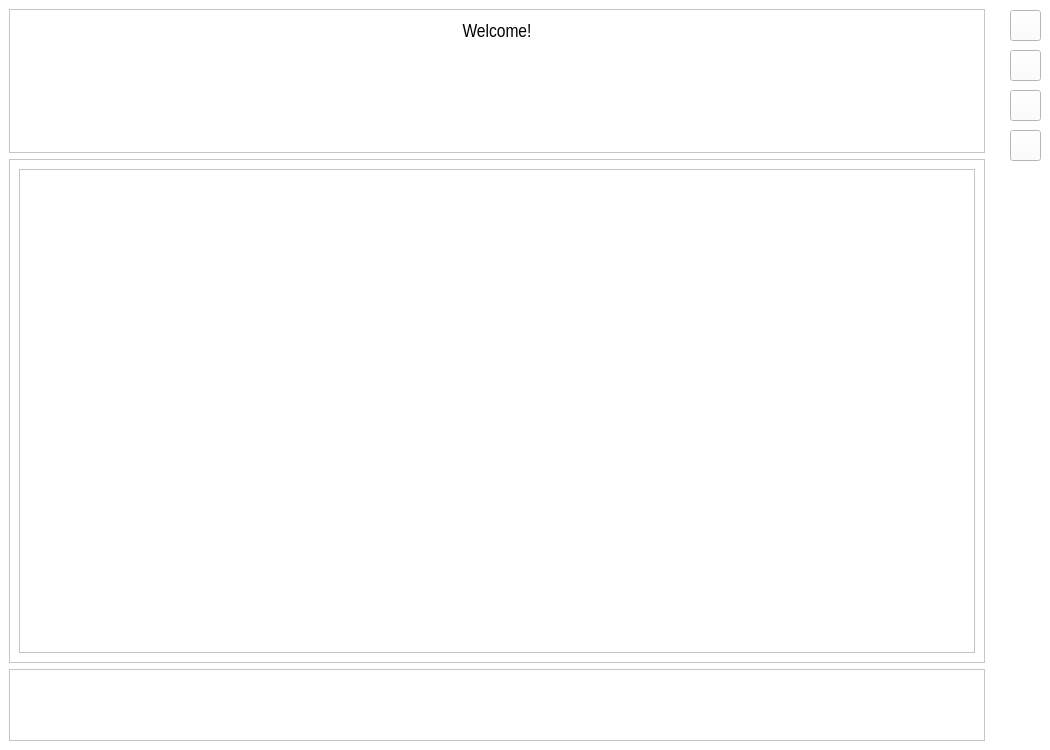
<?xml version="1.0" encoding="UTF-8"?>
<ui version="4.0">
 <class>MainWindow</class>
 <widget class="QMainWindow" name="MainWindow">
  <property name="geometry">
   <rect>
    <x>0</x>
    <y>0</y>
    <width>1050</width>
    <height>750</height>
   </rect>
  </property>
  <property name="sizePolicy">
   <sizepolicy hsizetype="Fixed" vsizetype="Fixed">
    <horstretch>0</horstretch>
    <verstretch>0</verstretch>
   </sizepolicy>
  </property>
  <property name="minimumSize">
   <size>
    <width>1050</width>
    <height>750</height>
   </size>
  </property>
  <property name="maximumSize">
   <size>
    <width>1050</width>
    <height>750</height>
   </size>
  </property>
  <property name="windowTitle">
   <string>MainWindow</string>
  </property>
  <widget class="QWidget" name="centralwidget">
   <property name="styleSheet">
    <string notr="true">background-color: rgb(255, 255, 255);</string>
   </property>
   <layout class="QHBoxLayout" name="horizontalLayout">
    <property name="leftMargin">
     <number>0</number>
    </property>
    <property name="topMargin">
     <number>0</number>
    </property>
    <property name="rightMargin">
     <number>0</number>
    </property>
    <property name="bottomMargin">
     <number>0</number>
    </property>
    <item>
     <widget class="QWidget" name="mainbody" native="true">
      <property name="styleSheet">
       <string notr="true"/>
      </property>
      <layout class="QVBoxLayout" name="verticalLayout">
       <item>
        <widget class="QFrame" name="headerFrame">
         <property name="sizePolicy">
          <sizepolicy hsizetype="Preferred" vsizetype="Preferred">
           <horstretch>0</horstretch>
           <verstretch>2</verstretch>
          </sizepolicy>
         </property>
         <property name="frameShape">
          <enum>QFrame::Shape::StyledPanel</enum>
         </property>
         <property name="frameShadow">
          <enum>QFrame::Shadow::Raised</enum>
         </property>
         <layout class="QVBoxLayout" name="verticalLayout_2">
          <item>
           <widget class="QLabel" name="nameLabel">
            <property name="font">
             <font>
              <family>Arial Narrow</family>
              <pointsize>14</pointsize>
             </font>
            </property>
            <property name="text">
             <string>Welcome!</string>
            </property>
            <property name="alignment">
             <set>Qt::AlignmentFlag::AlignCenter</set>
            </property>
           </widget>
          </item>
          <item>
           <widget class="ClockLabel" name="clockLabel">
            <property name="font">
             <font>
              <pointsize>60</pointsize>
              <bold>true</bold>
              <underline>false</underline>
              <strikeout>false</strikeout>
             </font>
            </property>
            <property name="text">
             <string/>
            </property>
            <property name="alignment">
             <set>Qt::AlignmentFlag::AlignCenter</set>
            </property>
           </widget>
          </item>
         </layout>
        </widget>
       </item>
       <item>
        <widget class="QFrame" name="containerFrame">
         <property name="sizePolicy">
          <sizepolicy hsizetype="Preferred" vsizetype="Preferred">
           <horstretch>0</horstretch>
           <verstretch>7</verstretch>
          </sizepolicy>
         </property>
         <property name="frameShape">
          <enum>QFrame::Shape::StyledPanel</enum>
         </property>
         <property name="frameShadow">
          <enum>QFrame::Shadow::Raised</enum>
         </property>
         <layout class="QVBoxLayout" name="verticalLayout_3">
          <item>
           <widget class="QFrame" name="contentFrame">
            <property name="sizePolicy">
             <sizepolicy hsizetype="Minimum" vsizetype="Minimum">
              <horstretch>0</horstretch>
              <verstretch>1</verstretch>
             </sizepolicy>
            </property>
            <property name="frameShape">
             <enum>QFrame::Shape::StyledPanel</enum>
            </property>
            <property name="frameShadow">
             <enum>QFrame::Shadow::Raised</enum>
            </property>
            <layout class="QGridLayout" name="gridLayout">
             <item row="1" column="2">
              <widget class="SquareWidget" name="widget_7">
               <property name="styleSheet">
                <string notr="true"/>
               </property>
              </widget>
             </item>
             <item row="1" column="3">
              <widget class="SquareWidget" name="widget_8">
               <property name="styleSheet">
                <string notr="true"/>
               </property>
              </widget>
             </item>
             <item row="0" column="0">
              <widget class="SquareWidget" name="widget_1">
               <property name="styleSheet">
                <string notr="true"/>
               </property>
              </widget>
             </item>
             <item row="1" column="0">
              <widget class="SquareWidget" name="widget_5">
               <property name="styleSheet">
                <string notr="true"/>
               </property>
              </widget>
             </item>
             <item row="0" column="3">
              <widget class="SquareWidget" name="widget_4">
               <property name="styleSheet">
                <string notr="true"/>
               </property>
              </widget>
             </item>
             <item row="0" column="1">
              <widget class="SquareWidget" name="widget_2">
               <property name="styleSheet">
                <string notr="true"/>
               </property>
              </widget>
             </item>
             <item row="0" column="2">
              <widget class="SquareWidget" name="widget_3">
               <property name="styleSheet">
                <string notr="true"/>
               </property>
              </widget>
             </item>
             <item row="1" column="1">
              <widget class="SquareWidget" name="widget_6">
               <property name="styleSheet">
                <string notr="true"/>
               </property>
              </widget>
             </item>
            </layout>
           </widget>
          </item>
         </layout>
        </widget>
       </item>
       <item>
        <widget class="QFrame" name="footerFrame">
         <property name="sizePolicy">
          <sizepolicy hsizetype="Preferred" vsizetype="Preferred">
           <horstretch>0</horstretch>
           <verstretch>1</verstretch>
          </sizepolicy>
         </property>
         <property name="frameShape">
          <enum>QFrame::Shape::StyledPanel</enum>
         </property>
         <property name="frameShadow">
          <enum>QFrame::Shadow::Raised</enum>
         </property>
        </widget>
       </item>
      </layout>
     </widget>
    </item>
    <item>
     <widget class="QWidget" name="toolbar" native="true">
      <property name="sizePolicy">
       <sizepolicy hsizetype="Fixed" vsizetype="Preferred">
        <horstretch>0</horstretch>
        <verstretch>0</verstretch>
       </sizepolicy>
      </property>
      <property name="minimumSize">
       <size>
        <width>50</width>
        <height>0</height>
       </size>
      </property>
      <property name="styleSheet">
       <string notr="true"/>
      </property>
      <widget class="QPushButton" name="colorThemeButton">
       <property name="geometry">
        <rect>
         <x>10</x>
         <y>10</y>
         <width>31</width>
         <height>31</height>
        </rect>
       </property>
       <property name="text">
        <string/>
       </property>
       <property name="icon">
        <iconset>
         <normaloff>assets/color_palette.png</normaloff>assets/color_palette.png</iconset>
       </property>
       <property name="iconSize">
        <size>
         <width>20</width>
         <height>20</height>
        </size>
       </property>
      </widget>
      <widget class="QPushButton" name="addWidgetButton">
       <property name="geometry">
        <rect>
         <x>10</x>
         <y>50</y>
         <width>31</width>
         <height>31</height>
        </rect>
       </property>
       <property name="text">
        <string/>
       </property>
       <property name="icon">
        <iconset>
         <normaloff>assets/add.png</normaloff>assets/add.png</iconset>
       </property>
       <property name="iconSize">
        <size>
         <width>20</width>
         <height>20</height>
        </size>
       </property>
      </widget>
      <widget class="QPushButton" name="reorderWidgetsButton">
       <property name="geometry">
        <rect>
         <x>10</x>
         <y>90</y>
         <width>31</width>
         <height>31</height>
        </rect>
       </property>
       <property name="text">
        <string/>
       </property>
       <property name="icon">
        <iconset>
         <normaloff>assets/reorder.png</normaloff>assets/reorder.png</iconset>
       </property>
       <property name="iconSize">
        <size>
         <width>26</width>
         <height>26</height>
        </size>
       </property>
      </widget>
      <widget class="QPushButton" name="removeWidgetButton">
       <property name="geometry">
        <rect>
         <x>10</x>
         <y>130</y>
         <width>31</width>
         <height>31</height>
        </rect>
       </property>
       <property name="text">
        <string/>
       </property>
       <property name="icon">
        <iconset>
         <normaloff>assets/delete.png</normaloff>assets/delete.png</iconset>
       </property>
       <property name="iconSize">
        <size>
         <width>26</width>
         <height>26</height>
        </size>
       </property>
      </widget>
     </widget>
    </item>
   </layout>
  </widget>
 </widget>
 <customwidgets>
  <customwidget>
   <class>ClockLabel</class>
   <extends>QLabel</extends>
   <header>header_utils</header>
  </customwidget>
  <customwidget>
   <class>SquareWidget</class>
   <extends>QFrame</extends>
   <header>widgets.square_widget</header>
   <container>1</container>
  </customwidget>
 </customwidgets>
 <resources/>
 <connections/>
</ui>
